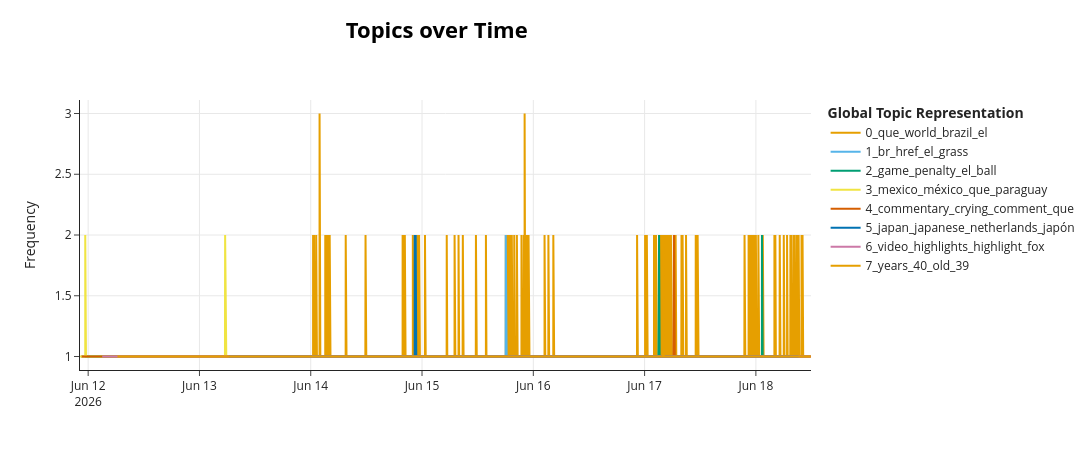

The notebook cell this image was saved under:
### Markdown cell above
---

### 4. Evolución temporal de tópicos

BERTopic puede calcular cómo cambia la prevalencia de cada tópico en el tiempo. Con un solo partido, la granularidad disponible es la fecha/hora de publicación del comentario.

### Code cell
if df is not None and not df.empty and 'topic' in df.columns:
    timestamps = pd.to_datetime(df['published_at'], errors='coerce')

    if timestamps.notna().sum() > 10:
        try:
            tot_df = topics_over_time_df(model, texts, timestamps)
            if not tot_df.empty:
                print(f"Evolución temporal calculada: {tot_df.shape[0]} filas")
                # BERTopic built-in visualization
                try:
                    fig = model.visualize_topics_over_time(tot_df, top_n_topics=min(8, tot_df['Topic'].nunique()))
                    fig.show()
                except Exception as exc:
                    print(f"Visualización no disponible: {exc}")
                    # Fallback: show raw
                    display(tot_df.head(10))
            else:
                print("No se pudo calcular la evolución temporal (posiblemente muy pocos datos).")
        except Exception as exc:
            print(f"Evolución temporal omitida (el cálculo falló o tomó demasiado tiempo): {exc}")
    else:
        print(f"Solo {timestamps.notna().sum()} comentarios con timestamp válido — insuficiente para evolución temporal significativa.")

### Figure 1 — Plotly figure (JSON) as saved in the notebook; plotly's stock layout.template omitted (floating-point values rounded to 4 significant figures; data arrays with more than 128 entries replaced by an {"elided": "..."} marker saying what was removed)
{"data": [{"hoverinfo": "text", "hovertext": {"elided": "8698 str values"}, "marker": {"color": "#E69F00"}, "mode": "lines", "name": "0_que_world_brazil_el", "type": "scatter", "x": {"elided": "8698 str values"}, "y": {"elided": "8698 int values"}}, {"hoverinfo": "text", "hovertext": {"elided": "877 str values"}, "marker": {"color": "#56B4E9"}, "mode": "lines", "name": "1_br_href_el_grass", "type": "scatter", "x": {"elided": "877 str values"}, "y": {"elided": "877 int values"}}, {"hoverinfo": "text", "hovertext": {"elided": "858 str values"}, "marker": {"color": "#009E73"}, "mode": "lines", "name": "2_game_penalty_el_ball", "type": "scatter", "x": {"elided": "858 str values"}, "y": {"elided": "858 int values"}}, {"hoverinfo": "text", "hovertext": {"elided": "799 str values"}, "marker": {"color": "#F0E442"}, "mode": "lines", "name": "3_mexico_méxico_que_paraguay", "type": "scatter", "x": {"elided": "799 str values"}, "y": {"elided": "799 int values"}}, {"hoverinfo": "text", "hovertext": {"elided": "463 str values"}, "marker": {"color": "#D55E00"}, "mode": "lines", "name": "4_commentary_crying_comment_que", "type": "scatter", "x": {"elided": "463 str values"}, "y": {"elided": "463 int values"}}, {"hoverinfo": "text", "hovertext": {"elided": "374 str values"}, "marker": {"color": "#0072B2"}, "mode": "lines", "name": "5_japan_japanese_netherlands_japón", "type": "scatter", "x": {"elided": "374 str values"}, "y": {"elided": "374 int values"}}, {"hoverinfo": "text", "hovertext": {"elided": "346 str values"}, "marker": {"color": "#CC79A7"}, "mode": "lines", "name": "6_video_highlights_highlight_fox", "type": "scatter", "x": {"elided": "346 str values"}, "y": {"elided": "346 int values"}}, {"hoverinfo": "text", "hovertext": {"elided": "313 str values"}, "marker": {"color": "#E69F00"}, "mode": "lines", "name": "7_years_40_old_39", "type": "scatter", "x": {"elided": "313 str values"}, "y": {"elided": "313 int values"}}], "layout": {"height": 450, "hoverlabel": {"bgcolor": "white", "font": {"family": "Rockwell", "size": 16}}, "legend": {"title": {"text": "<b>Global Topic Representation"}}, "title": {"font": {"color": "Black", "size": 22}, "text": "<b>Topics over Time</b>", "x": 0.4, "xanchor": "center", "y": 0.95, "yanchor": "top"}, "width": 1250, "xaxis": {"showgrid": true}, "yaxis": {"showgrid": true, "title": {"text": "Frequency"}}}}
